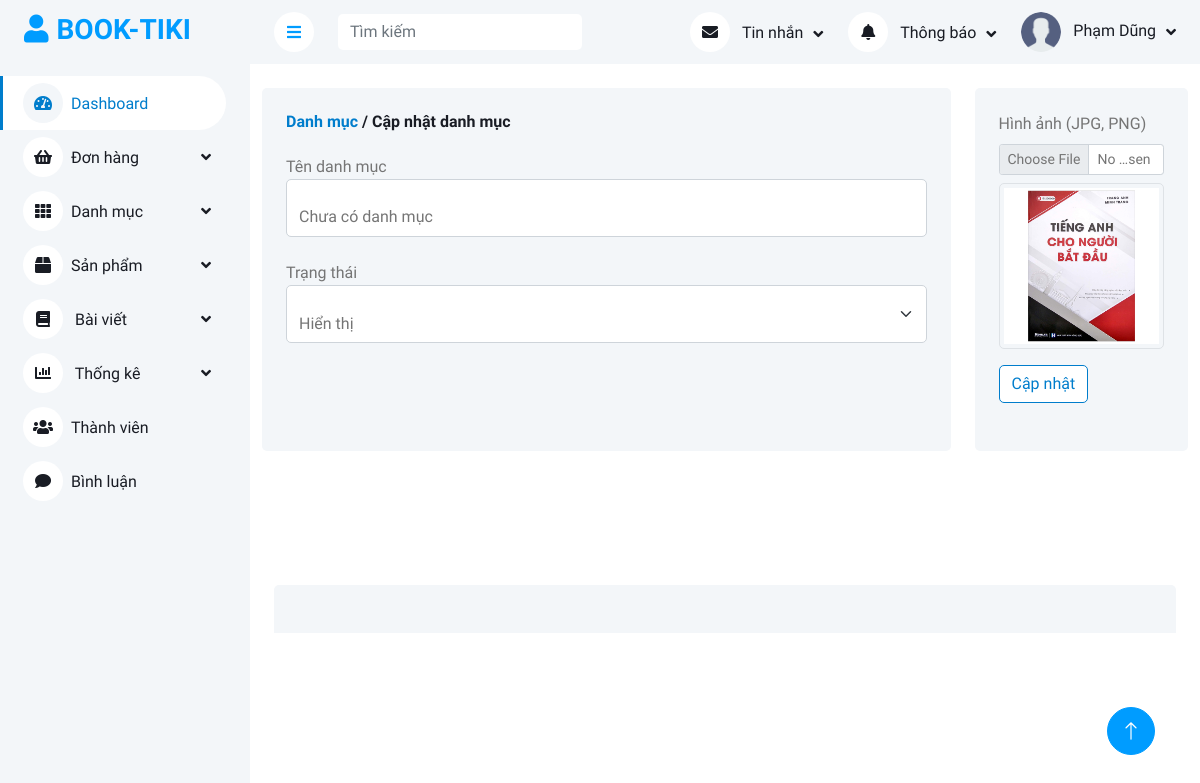
Screenshot of /admin/danh-muc/index.php?quanli=cap-nhat-danh-muc&id=1 (signed in) with the database file from the repository.
### tables this page shows
CREATE TABLE `categories` (
  `category_id` int(11) NOT NULL,
  `name` varchar(255) NOT NULL,
  `image` varchar(255) NOT NULL,
  `status` tinyint(1) NOT NULL DEFAULT 1
);

### admin/models_admin/pdo_library.php (called while the page is built, shortened)
<?php
function pdo_query_one($sql){
    $sql_args = array_slice(func_get_args(), 1);
    try{
        $conn = pdo_get_connection();
        $stmt = $conn->prepare($sql);
        $stmt->execute($sql_args);
        $row = $stmt->fetch(PDO::FETCH_ASSOC);
        return $row;
    }
    catch(PDOException $e){
        throw $e;
    }
    finally{
        unset($conn);
    }
}
?>

### admin/models_admin/CategoryModel.php (called while the page is built, shortened)
<?php
    class CategoryModel {
        public function select_category_by_id($category_id) {
            $sql = "SELECT * FROM categories WHERE category_id = ?";
            return pdo_query_one($sql, $category_id);
        }
    }
?>

### admin/danh-muc/edit.php (the view, shortened to what this page needs)
<?php
if(isset($_GET['id']) && $_GET['id'] > 0) {
    $category_id = $_GET['id'];
    $category_one = $CategoryModel->select_category_by_id($category_id);
    extract($category_one);
}else {
    header("Location: index.php?quanli=danh-sach-danh-muc");
}
?>
<div class="container-fluid pt-4" style="margin-bottom: 110px;">
    <form class="row g-4" action="" method="post" enctype="multipart/form-data">
        <div class="col-sm-12 col-xl-9">
            <div class="bg-light rounded h-100 p-4">
                <h6 class="mb-4">
                    <a href="index.php?quanli=danh-sach-danh-muc" class="link-not-hover">Danh mục</a>
                    / Cập nhật danh mục
                </h6>
                <label for="floatingInput">Tên danh mục</label>
                <div class="form-floating mb-4">
                    <input name="name" type="text" value="<?=$name?>" class="form-control" id="floatingInput">
                </div>
                <label for="floatingSelect">Trạng thái</label>
                <div class="form-floating mb-3">
                    <select name="status" class="form-select" id="floatingSelect">
                        <?php if($status == 1) {?>
                            <option selected value="1">Hiển thị</option>
                        <?php
                        } else{
                        ?>
                            <option value="1">Hiển thị</option>
                            <option selected value="0">Tạm ẩn</option>
                        <?php }?>
                    </select>
                </div>
            </div>
        </div>
        <div class="col-sm-12 col-xl-3">
            <div class="bg-light rounded h-100 p-4">
                <div class="mb-3">
                    <label for="formFileSm" class="form-label">Hình ảnh (JPG, PNG)</label> <br>
                    <input style="background-color: #fff" name="image" class="form-control form-control-sm"
                        id="formFileSm" type="file">
                    <div class="my-2">
                        <img src="../upload/<?=$image?>" width="100%" class="img-thumbnail" alt="">
                    </div>
                </div>
                <h6 class="mb-4">
                    <input type="submit" name="update_category" value="Cập nhật" class="btn btn-custom">
                </h6>
            </div>
        </div>
    </form>
</div>

### admin/public_admin/css/style.css (style rules this page uses)
:root { --primary: #007dcc; --light: #F3F6F9; --dark: #191C24; }
.btn { transition: .5s; }

### admin/public_admin/css/custom.css (style rules this page uses)
.link-not-hover { color: #007dcc; }
.btn-custom { color: #007dcc; background-color: white; border-color: #007dcc; }

### rows the page displays
categories: name "Chưa có danh mục", status "Hiển thị", image (picture)

### other values shown
$_SESSION['user_admin']['full_name'] "Phạm Dũng"
